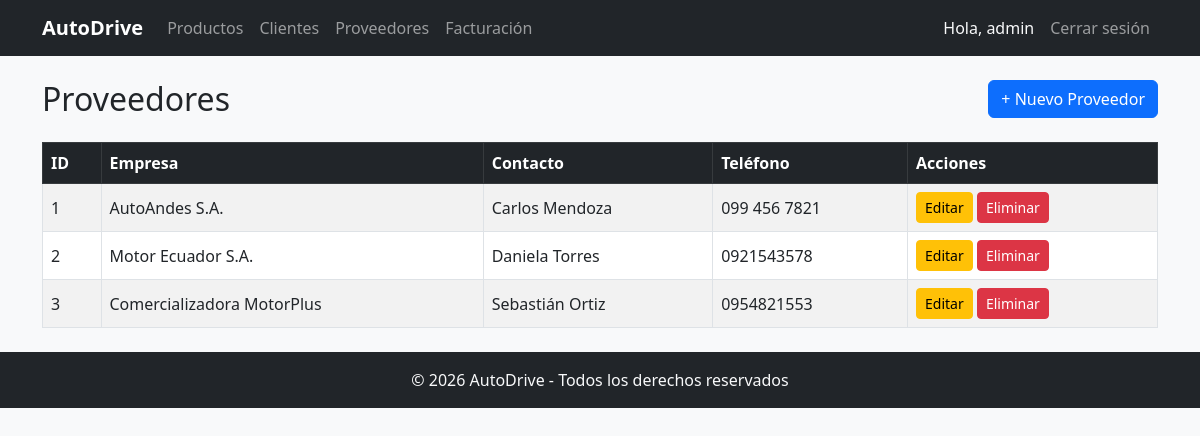
/proveedores (signed in), run on the app's committed database.
### tables this page shows
CREATE TABLE usuarios (
            id INTEGER PRIMARY KEY AUTOINCREMENT,
            usuario TEXT UNIQUE NOT NULL,
            password TEXT NOT NULL
        );

CREATE TABLE proveedores (
            id INTEGER PRIMARY KEY AUTOINCREMENT,
            nombre_empresa TEXT NOT NULL,
            contacto TEXT NOT NULL,
            telefono TEXT NOT NULL
        );

### app.py (the view)
@app.route('/proveedores')
@login_required
def proveedores():
    conn = get_connection()
    cursor = conn.cursor()
    cursor.execute('SELECT * FROM proveedores ORDER BY id')
    lista_proveedores = cursor.fetchall()
    conn.close()
    return render_template('proveedores.html', proveedores=lista_proveedores)

### app.py (called while the page is built)
def get_connection():
    conn = sqlite3.connect(DB_PATH)
    conn.execute('PRAGMA foreign_keys = ON')
    return conn

@login_manager.user_loader
def load_user(user_id):
    conn = get_connection()
    cursor = conn.cursor()
    cursor.execute('SELECT id, usuario FROM usuarios WHERE id = ?', (user_id,))
    row = cursor.fetchone()
    conn.close()
    if row:
        return Usuario(row[0], row[1])
    return None

### templates/proveedores.html (shortened to what this page needs)
{% extends 'base.html' %}
{% block content %}
<div class="d-flex justify-content-between align-items-center mb-4">
    <h2 class="mb-0">Proveedores</h2>
    <a href="{{ url_for('nuevo_proveedor') }}" class="btn btn-primary">+ Nuevo Proveedor</a>
</div>
{% if proveedores %}
<table class="table table-striped table-bordered">
    <thead class="table-dark">
        <tr><th>ID</th><th>Empresa</th><th>Contacto</th><th>Teléfono</th><th>Acciones</th></tr>
    </thead>
    <tbody>
        {% for p in proveedores %}
        <tr>
            <td>{{ p[0] }}</td>
            <td>{{ p[1] }}</td>
            <td>{{ p[2] }}</td>
            <td>{{ p[3] }}</td>
            <td>
                <a href="{{ url_for('editar_proveedor', id=p[0]) }}" class="btn btn-sm btn-warning">Editar</a>
                <a href="{{ url_for('eliminar_proveedor', id=p[0]) }}" class="btn btn-sm btn-danger"
                   onclick="return confirm('¿Eliminar este proveedor?');">Eliminar</a>
            </td>
        </tr>
        {% endfor %}
    </tbody>
</table>
{% else %}
<p class="text-muted">No hay proveedores registrados todavía.</p>
{% endif %}
{% endblock %}

### templates/components/navbar.html (shortened to what this page needs)
<nav class="navbar navbar-expand-lg navbar-dark bg-dark">
  <div class="container">
    <a class="navbar-brand" href="{{ url_for('index') }}">AutoDrive</a>
    <div class="collapse navbar-collapse" id="navMenu">
      {% if current_user.is_authenticated %}
      <ul class="navbar-nav me-auto">
        <li class="nav-item"><a class="nav-link" href="{{ url_for('productos') }}">Productos</a></li>
        <li class="nav-item"><a class="nav-link" href="{{ url_for('clientes') }}">Clientes</a></li>
        <li class="nav-item"><a class="nav-link" href="{{ url_for('proveedores') }}">Proveedores</a></li>
        <li class="nav-item"><a class="nav-link" href="{{ url_for('facturacion') }}">Facturación</a></li>
      </ul>
      <ul class="navbar-nav">
        <li class="nav-item">
          <span class="nav-link text-light">Hola, {{ current_user.usuario }}</span>
        </li>
        <li class="nav-item">
          <a class="nav-link" href="{{ url_for('logout') }}">Cerrar sesión</a>
        </li>
      </ul>
      {% else %}
      <ul class="navbar-nav ms-auto">
        <li class="nav-item"><a class="nav-link" href="{{ url_for('login') }}">Iniciar sesión</a></li>
      </ul>
      {% endif %}
    </div>
  </div>
</nav>

### static/css/style.css (style rules this page uses)
body { background-color: #f8f9fa; }
table td, table th { vertical-align: middle; }
.navbar-brand { font-weight: bold; }

### data on the page
usuarios: usuario "admin"
proveedores: id "1", nombre_empresa "AutoAndes S.A.", contacto "Carlos Mendoza", telefono "099 456 7821"
proveedores: id "2", nombre_empresa "Motor Ecuador S.A.", contacto "Daniela Torres", telefono "0921543578"
proveedores: id "3", nombre_empresa "Comercializadora MotorPlus", contacto "Sebastián Ortiz", telefono "0954821553"
